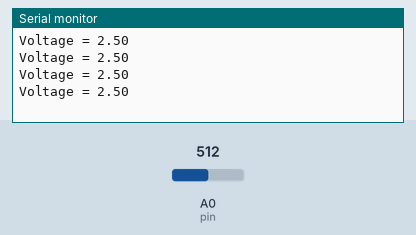
Bench run of a sketch on a simulated Arduino Uno, built with avr-gcc and run on an emulated ATmega328P. Parts: the last lines printed to the serial monitor. The test bench sets the inputs (shaded band); at power-on: A0 (pin) = 512.

Above: at 1.2 s.
1.3 s: A0 (pin) set to 716
At 1.71 s:
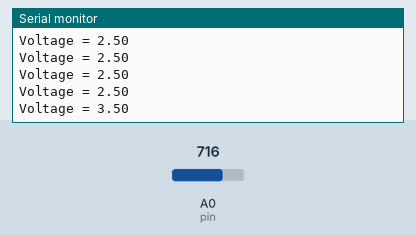
2.8 s: A0 (pin) set to 900
At 2.91 s:
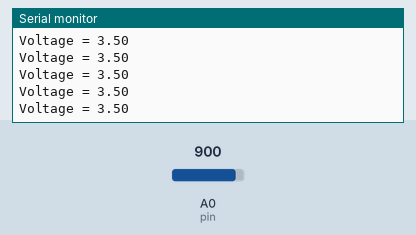
Timing chart, 0 to 5.8 s (numbered marks = the images above; inputs shaded):
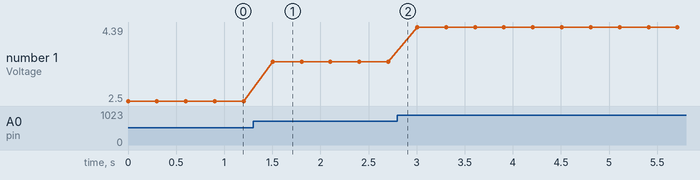

The sketch:

Turbidity.ino
```cpp
/*
 * For now I'm still trying to find out the relationship between the turbidity and the voltage of the
 * analog pin, the relationship given in the website is not accurate. Right now I can only give
 * ranges of voltage as estimates.
 * 4V - 5V ~= 0 NTU --> Clean water
 * 3.5V - 4V ~= 1000 NTU
 * 2V - 3V ~= 3000 NTU
*/

int pin = A0; // analog pin
int turbidityValue;
float voltage;
void setup() {
  Serial.begin(9600); //Baud rate: 9600
}

void turbidity(int pin, float &voltage);

void loop() {
  turbidity(pin, voltage);
  Serial.print("Voltage = ");
  Serial.println(voltage); // print out the value you read:
  delay(300);
}

void turbidity(int pin, float &voltage){
  int sensorValue = analogRead(pin);// read the input on analog pin 0:
  voltage = sensorValue * (5 / 1024.0); // Convert the analog reading (which goes from 0 - 1023) to a voltage (0 - 5V):
}
```

Measured:
- after the input at 1.3 s, the serial monitor: prints a new line after 0.20 s (image 1)
- plotted number 1: 2.5 → 3.5 after the input at 1.3 s, 3.5 → 4.39 after the input at 2.8 s
